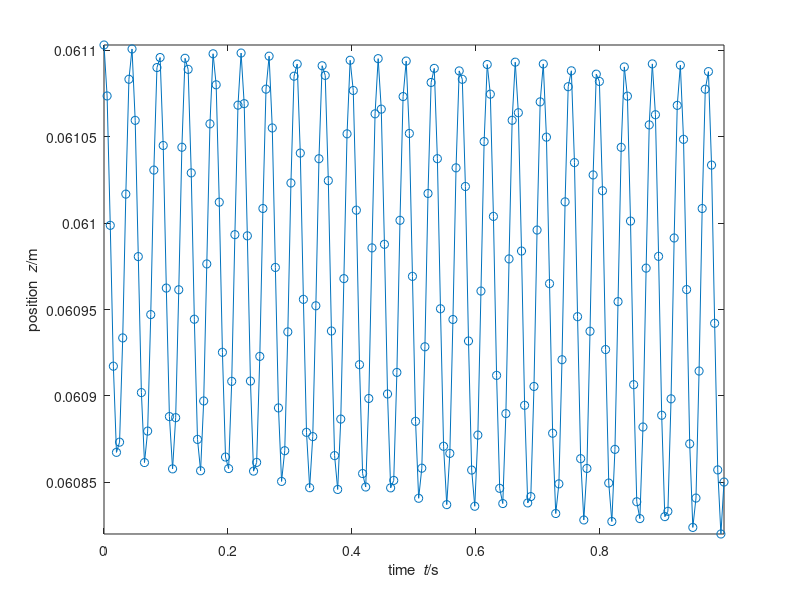
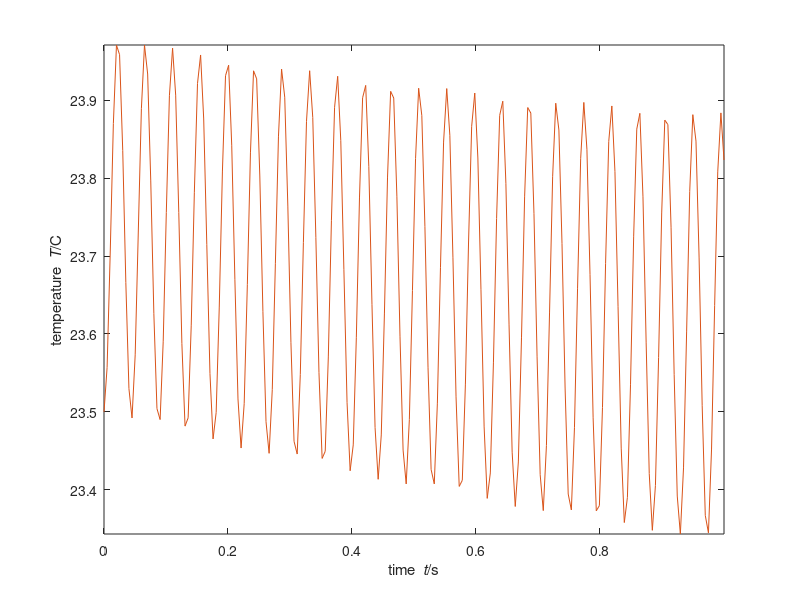

The MATLAB source for these figures, in order:
%%% idealgas_r.m
%% Last-Updated: 2024-04-04T16:28:30+0200
%%
%% SI units used throughout
%% Simulation of ideal gas in 1D
%% Coordinate z
N = 2.29e-3; % amount of ideal gas 0.27 / 0.02
A = 0.00091649; % area of piston
z0 = 0.061103; % initial position of piston
v0 = 0; % initial velocity of piston
T0 = 273.15+23.5; % initial temperature of gas
m = 0.10668; % mass of piston
k = 8*sqrt(4*pi*A); % heat conductivity
Fatm = -1e5 * A; % atmospheric force
%%
R = 8.31446261815; % gas constant
C = 20; % molar heat capacity
H = 18e-6 * (4/3 + 0.7); % viscosity
g = 9.80665; % gravitational acceleration
G = -m*g; % gravity supply of momentum to piston
%%
t0 = 0; % initial time
t1 = 1; % final time, can also be earlier than initial
dt = 0.0001; % time step, negative if backward time integration %@
%% adjust final time if not multiple of timestep
t1 = t1 + mod(t1-t0,dt);
%% check if timestep and time interval are consistent
if (t1-t0)*dt <= 0
  error('time interval inconsistent with timestep');
end
%% Save values of all quantities at some steps during the simulation,
%% for subsequente analysis or plotting
%% (saving at all timesteps could be too costly)
Nsaves = 200; % number of timepoints to save during the simulation
%% Calculate time interval for saving
dsave = (t1-t0)/(Nsaves-1);
if abs(dsave) < abs(dt)
  error('time interval between saves is smaller than timestep')
end
%% Initialize vectors to contain saved values
tSave = nan(Nsaves,1);
zSave = nan(Nsaves,1);
vSave = nan(Nsaves,1);
TSave = nan(Nsaves,1);
FSave = nan(Nsaves,1);
%% Save initial values
i = 1; % index that keeps count of savepoints
tSave(1) = t0;
zSave(1) = z0;
vSave(1) = v0;
TSave(1) = T0;
FSave(1) = (N*R*T0 - A*H*v0)/z0;
%% Initialize plot
cols = get(0, 'DefaultAxesColorOrder');
plot(tSave(1), zSave(1), 'o','Color',cols(1,:)); axis('tight');
xlabel('time {\it t}/s'); ylabel('position {\it z}/m'); hold on;
%% %@
%% Numerical time integration
%% Initialize
t = t0;
z = z0;
v = v0;
T = T0;
U = C*N*T0;
P = m*v0;
%% loop
while (t < t1 && t0 < t1) || (t1 < t && t1 < t0) % possible backward time integr.
  %% update time
  t = t + dt;
  %% constitutive relation for force on piston
  %% same as *minus* force on gas
  F = (N*R*T - A*H*v)/z;
  %% constitutive relation for heat flux
  Q = k*(T0 - T)*z;
  %% update internal energy of gas
  U = U + (Q - F*v)*dt;
  %% update temperature of gas
  T = U/(C*N);
  %% update momentum of piston
  P = P + (F + G + Fatm)*dt;
  %% update velocity of piston
  v = P/m;
  %% update position of piston
  z = z + v*dt; %@
  %% Check whether to save & plot at this step
  if min(abs([0 dsave] - mod(t-t0, dsave))) <= abs(dt)/2
    i = i+1;
    tSave(i) = t;
    zSave(i) = z;
    vSave(i) = v;
    TSave(i) = T;
    FSave(i) = F;
    plot(t, z, 'o','Color',cols(1,:));
    pause(0.001);
  end %@
end %@
%% Plot trajectory
plot(tSave,zSave,'-','Color',cols(1,:));
figure();
plot(tSave,TSave-273.15,'-','Color',cols(2,:)); axis('tight');
xlabel('time {\it t}/s'); ylabel('temperature {\it T}/C');
%figure();
%plot(tSave,(T0-TSave)*k.*zSave,'-','Color',cols(3,:)); axis('tight');
%xlabel('time {\it t}/s'); ylabel('heat flux {\it Q}/W');
